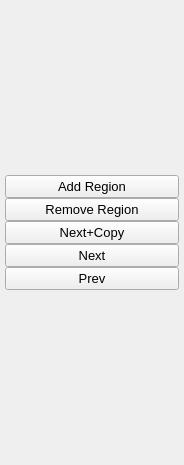
<?xml version="1.0" encoding="UTF-8"?>
<ui version="4.0">
 <class>NavigatorWidget</class>
 <widget class="QWidget" name="NavigatorWidget">
  <property name="geometry">
   <rect>
    <x>0</x>
    <y>0</y>
    <width>184</width>
    <height>465</height>
   </rect>
  </property>
  <property name="sizePolicy">
   <sizepolicy hsizetype="MinimumExpanding" vsizetype="Preferred">
    <horstretch>0</horstretch>
    <verstretch>0</verstretch>
   </sizepolicy>
  </property>
  <property name="windowTitle">
   <string>Form</string>
  </property>
  <layout class="QVBoxLayout" name="verticalLayout_2">
   <property name="spacing">
    <number>0</number>
   </property>
   <property name="leftMargin">
    <number>5</number>
   </property>
   <property name="topMargin">
    <number>5</number>
   </property>
   <property name="rightMargin">
    <number>5</number>
   </property>
   <property name="bottomMargin">
    <number>5</number>
   </property>
   <item>
    <layout class="QVBoxLayout" name="verticalLayout">
     <property name="spacing">
      <number>0</number>
     </property>
     <item>
      <widget class="QPushButton" name="add_region_button">
       <property name="font">
        <font>
         <pointsize>10</pointsize>
        </font>
       </property>
       <property name="text">
        <string>Add Region</string>
       </property>
      </widget>
     </item>
     <item>
      <widget class="QPushButton" name="remove_region_button">
       <property name="font">
        <font>
         <pointsize>10</pointsize>
        </font>
       </property>
       <property name="text">
        <string>Remove Region</string>
       </property>
      </widget>
     </item>
     <item>
      <widget class="QPushButton" name="next_with_copy_button">
       <property name="font">
        <font>
         <pointsize>10</pointsize>
        </font>
       </property>
       <property name="text">
        <string>Next+Copy</string>
       </property>
      </widget>
     </item>
     <item>
      <widget class="QPushButton" name="next_button">
       <property name="font">
        <font>
         <pointsize>10</pointsize>
        </font>
       </property>
       <property name="text">
        <string>Next</string>
       </property>
      </widget>
     </item>
     <item>
      <widget class="QPushButton" name="prev_button">
       <property name="font">
        <font>
         <pointsize>10</pointsize>
        </font>
       </property>
       <property name="text">
        <string>Prev</string>
       </property>
      </widget>
     </item>
    </layout>
   </item>
  </layout>
 </widget>
 <resources/>
 <connections/>
</ui>
